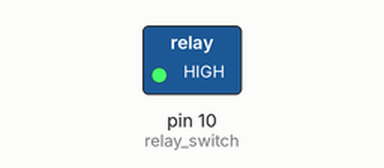
A sketch run on a simulated Arduino Uno, built with avr-gcc and run on an emulated ATmega328P. Shown: switched loads named in the sketch (green lamp = pin HIGH). Dashed ring = blinking.

Above: at 0.5 s.
Timing chart, 0 to 4.6 s (numbered marks = the images above):
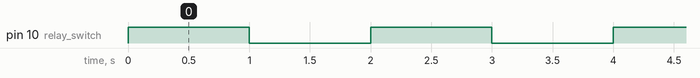

The sketch:

Relay_Test.ino
```cpp
/*
////////////////////////////////////////////////
////////////////////////////////////////////////
Note: This is an active low relay. Which basically means
      Relay is ON, when power signal is LOW
      Relay is OFF, when power signal is HIGH
////////////////////////////////////////////////
////////////////////////////////////////////////
 */


int relay_switch = 10;

void setup()
{
  // put your setup code here, to run once:
pinMode(relay_switch,OUTPUT);                           //Setting the relay as an output
}

void loop()
{
  // put your main code here, to run repeatedly:

digitalWrite(relay_switch,HIGH);                        // Relay is OFF for one second
delay(1000);

digitalWrite(relay_switch,LOW);                         // Relay is On for one second
delay(1000);
}
```

Measured:
- by itself, pin 10 (relay_switch): alternates HIGH for 1.0 s and LOW for 1.0 s
